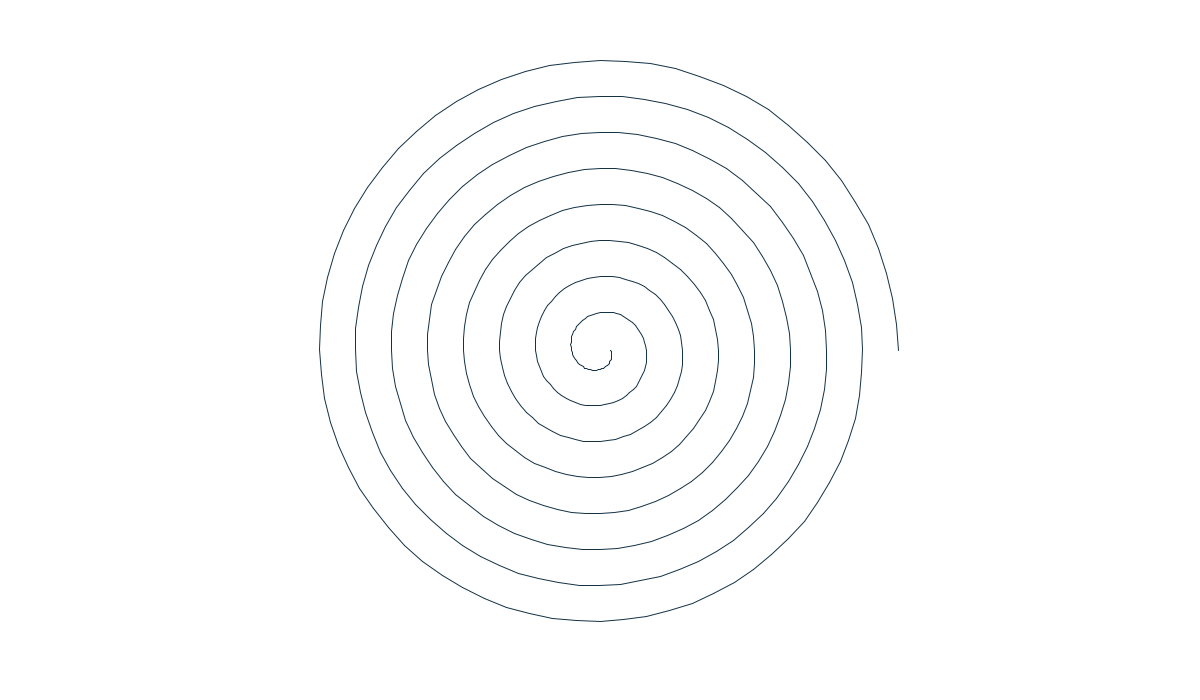
Frame 1 (no input)
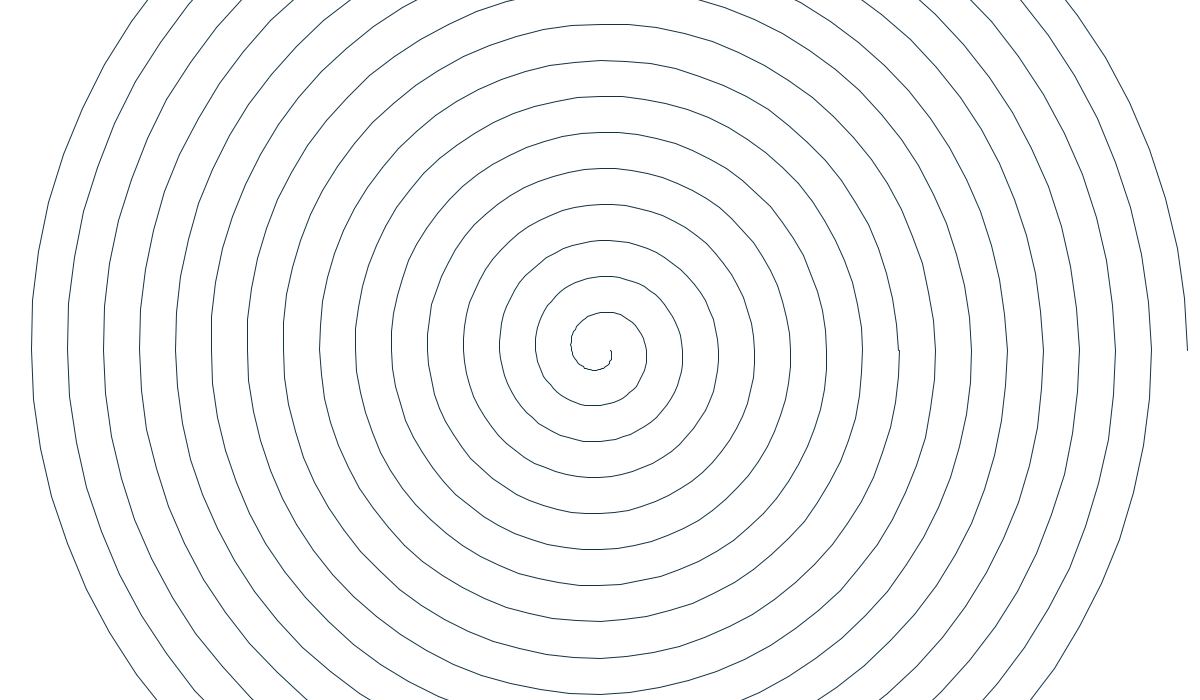
Frame 2 (the mouse pressed at the canvas centre, redrawn once)

The Processing sketch that drew these frames (run headless with seeded random() and noise(); the mouse was pressed at the canvas centre and the sketch redrawn once):

// Processing sketch: circle_2
// ── circle_2.pde
float radius = 10;
int centerX;
int centerY;

void setup() {
  size(1200, 700);
  centerX = width / 2;
  centerY = height / 2;
  background(255);
  smooth();
  noFill();
  noLoop();
}

void draw() {
  stroke(20, 50, 70);
  float x, y;
  float lastx = -999;
  float lasty = -999;

  for (float ang = 0; ang <= 360 * 8; ang += 5) {
    radius += 0.5;
    float rad = radians(ang);
    x = centerX + radius * cos(rad);
    y = centerY + radius * sin(rad);
    if (lastx > -999) {
      line(x, y, lastx, lasty);
    }
    lastx = x;
    lasty = y;
  }
}
